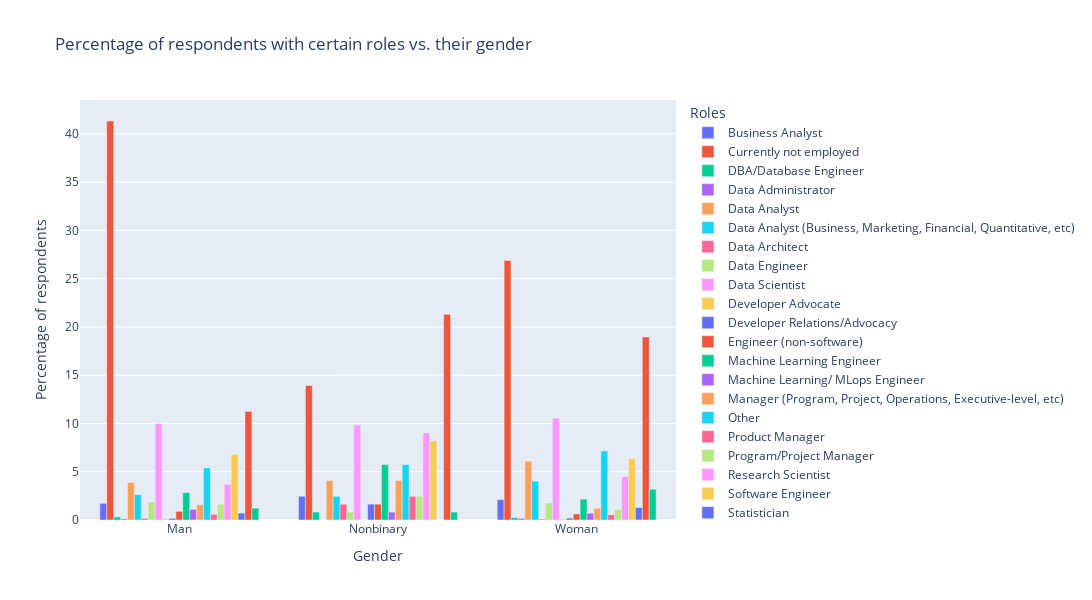

Notebook cell for this chart:
### Markdown cell above
#### Analysis

### Code cell
fig = px.bar(jobs_gend_df, x=jobs_gend_df.index, y=jobs_gend_df.columns, barmode='group', 
             width=1100, height=600, labels={
                     "Gender": "Gender",
                     "value": "Percentage of respondents",
                     "Role": "Roles"
                 },
                title="Percentage of respondents with certain roles vs. their gender")
fig.show()

### Figure 1 — Plotly figure (JSON) as saved in the notebook; plotly's stock layout.template omitted (floating-point values rounded to 4 significant figures)
{"data": [{"alignmentgroup": "True", "hovertemplate": "Roles=Business Analyst<br>Gender=%{x}<br>Percentage of respondents=%{y}<extra></extra>", "legendgroup": "Business Analyst", "marker": {"color": "#636efa", "pattern": {"shape": ""}}, "name": "Business Analyst", "offsetgroup": "Business Analyst", "orientation": "v", "showlegend": true, "textposition": "auto", "type": "bar", "x": ["Man", "Nonbinary", "Woman"], "xaxis": "x", "y": [1.72, 2.459, 2.108], "yaxis": "y"}, {"alignmentgroup": "True", "hovertemplate": "Roles=Currently not employed<br>Gender=%{x}<br>Percentage of respondents=%{y}<extra></extra>", "legendgroup": "Currently not employed", "marker": {"color": "#EF553B", "pattern": {"shape": ""}}, "name": "Currently not employed", "offsetgroup": "Currently not employed", "orientation": "v", "showlegend": true, "textposition": "auto", "type": "bar", "x": ["Man", "Nonbinary", "Woman"], "xaxis": "x", "y": [41.33, 13.93, 26.89], "yaxis": "y"}, {"alignmentgroup": "True", "hovertemplate": "Roles=DBA/Database Engineer<br>Gender=%{x}<br>Percentage of respondents=%{y}<extra></extra>", "legendgroup": "DBA/Database Engineer", "marker": {"color": "#00cc96", "pattern": {"shape": ""}}, "name": "DBA/Database Engineer", "offsetgroup": "DBA/Database Engineer", "orientation": "v", "showlegend": true, "textposition": "auto", "type": "bar", "x": ["Man", "Nonbinary", "Woman"], "xaxis": "x", "y": [0.3114, 0.8197, 0.241], "yaxis": "y"}, {"alignmentgroup": "True", "hovertemplate": "Roles=Data Administrator<br>Gender=%{x}<br>Percentage of respondents=%{y}<extra></extra>", "legendgroup": "Data Administrator", "marker": {"color": "#ab63fa", "pattern": {"shape": ""}}, "name": "Data Administrator", "offsetgroup": "Data Administrator", "orientation": "v", "showlegend": true, "textposition": "auto", "type": "bar", "x": ["Man", "Nonbinary", "Woman"], "xaxis": "x", "y": [0.1237, 0, 0.1687], "yaxis": "y"}, {"alignmentgroup": "True", "hovertemplate": "Roles=Data Analyst<br>Gender=%{x}<br>Percentage of respondents=%{y}<extra></extra>", "legendgroup": "Data Analyst", "marker": {"color": "#FFA15A", "pattern": {"shape": ""}}, "name": "Data Analyst", "offsetgroup": "Data Analyst", "orientation": "v", "showlegend": true, "textposition": "auto", "type": "bar", "x": ["Man", "Nonbinary", "Woman"], "xaxis": "x", "y": [3.885, 4.098, 6.084], "yaxis": "y"}, {"alignmentgroup": "True", "hovertemplate": "Roles=Data Analyst (Business, Marketing, Financial, Quantitative, etc)<br>Gender=%{x}<br>Percentage of respondents=%{y}<extra></extra>", "legendgroup": "Data Analyst (Business, Marketing, Financial, Quantitative, etc)", "marker": {"color": "#19d3f3", "pattern": {"shape": ""}}, "name": "Data Analyst (Business, Marketing, Financial, Quantitative, etc)", "offsetgroup": "Data Analyst (Business, Marketing, Financial, Quantitative, etc)", "orientation": "v", "showlegend": true, "textposition": "auto", "type": "bar", "x": ["Man", "Nonbinary", "Woman"], "xaxis": "x", "y": [2.624, 2.459, 4.024], "yaxis": "y"}, {"alignmentgroup": "True", "hovertemplate": "Roles=Data Architect<br>Gender=%{x}<br>Percentage of respondents=%{y}<extra></extra>", "legendgroup": "Data Architect", "marker": {"color": "#FF6692", "pattern": {"shape": ""}}, "name": "Data Architect", "offsetgroup": "Data Architect", "orientation": "v", "showlegend": true, "textposition": "auto", "type": "bar", "x": ["Man", "Nonbinary", "Woman"], "xaxis": "x", "y": [0.1811, 1.639, 0.09639], "yaxis": "y"}, {"alignmentgroup": "True", "hovertemplate": "Roles=Data Engineer<br>Gender=%{x}<br>Percentage of respondents=%{y}<extra></extra>", "legendgroup": "Data Engineer", "marker": {"color": "#B6E880", "pattern": {"shape": ""}}, "name": "Data Engineer", "offsetgroup": "Data Engineer", "orientation": "v", "showlegend": true, "textposition": "auto", "type": "bar", "x": ["Man", "Nonbinary", "Woman"], "xaxis": "x", "y": [1.855, 0.8197, 1.759], "yaxis": "y"}, {"alignmentgroup": "True", "hovertemplate": "Roles=Data Scientist<br>Gender=%{x}<br>Percentage of respondents=%{y}<extra></extra>", "legendgroup": "Data Scientist", "marker": {"color": "#FF97FF", "pattern": {"shape": ""}}, "name": "Data Scientist", "offsetgroup": "Data Scientist", "orientation": "v", "showlegend": true, "textposition": "auto", "type": "bar", "x": ["Man", "Nonbinary", "Woman"], "xaxis": "x", "y": [9.966, 9.836, 10.55], "yaxis": "y"}, {"alignmentgroup": "True", "hovertemplate": "Roles=Developer Advocate<br>Gender=%{x}<br>Percentage of respondents=%{y}<extra></extra>", "legendgroup": "Developer Advocate", "marker": {"color": "#FECB52", "pattern": {"shape": ""}}, "name": "Developer Advocate", "offsetgroup": "Developer Advocate", "orientation": "v", "showlegend": true, "textposition": "auto", "type": "bar", "x": ["Man", "Nonbinary", "Woman"], "xaxis": "x", "y": [0.1104, 0, 0.1084], "yaxis": "y"}, {"alignmentgroup": "True", "hovertemplate": "Roles=Developer Relations/Advocacy<br>Gender=%{x}<br>Percentage of respondents=%{y}<extra></extra>", "legendgroup": "Developer Relations/Advocacy", "marker": {"color": "#636efa", "pattern": {"shape": ""}}, "name": "Developer Relations/Advocacy", "offsetgroup": "Developer Relations/Advocacy", "orientation": "v", "showlegend": true, "textposition": "auto", "type": "bar", "x": ["Man", "Nonbinary", "Woman"], "xaxis": "x", "y": [0.1745, 1.639, 0.1928], "yaxis": "y"}, {"alignmentgroup": "True", "hovertemplate": "Roles=Engineer (non-software)<br>Gender=%{x}<br>Percentage of respondents=%{y}<extra></extra>", "legendgroup": "Engineer (non-software)", "marker": {"color": "#EF553B", "pattern": {"shape": ""}}, "name": "Engineer (non-software)", "offsetgroup": "Engineer (non-software)", "orientation": "v", "showlegend": true, "textposition": "auto", "type": "bar", "x": ["Man", "Nonbinary", "Woman"], "xaxis": "x", "y": [0.901, 1.639, 0.6265], "yaxis": "y"}, {"alignmentgroup": "True", "hovertemplate": "Roles=Machine Learning Engineer<br>Gender=%{x}<br>Percentage of respondents=%{y}<extra></extra>", "legendgroup": "Machine Learning Engineer", "marker": {"color": "#00cc96", "pattern": {"shape": ""}}, "name": "Machine Learning Engineer", "offsetgroup": "Machine Learning Engineer", "orientation": "v", "showlegend": true, "textposition": "auto", "type": "bar", "x": ["Man", "Nonbinary", "Woman"], "xaxis": "x", "y": [2.838, 5.738, 2.157], "yaxis": "y"}, {"alignmentgroup": "True", "hovertemplate": "Roles=Machine Learning/ MLops Engineer<br>Gender=%{x}<br>Percentage of respondents=%{y}<extra></extra>", "legendgroup": "Machine Learning/ MLops Engineer", "marker": {"color": "#ab63fa", "pattern": {"shape": ""}}, "name": "Machine Learning/ MLops Engineer", "offsetgroup": "Machine Learning/ MLops Engineer", "orientation": "v", "showlegend": true, "textposition": "auto", "type": "bar", "x": ["Man", "Nonbinary", "Woman"], "xaxis": "x", "y": [1.104, 0.8197, 0.6988], "yaxis": "y"}, {"alignmentgroup": "True", "hovertemplate": "Roles=Manager (Program, Project, Operations, Executive-level, etc)<br>Gender=%{x}<br>Percentage of respondents=%{y}<extra></extra>", "legendgroup": "Manager (Program, Project, Operations, Executive-level, etc)", "marker": {"color": "#FFA15A", "pattern": {"shape": ""}}, "name": "Manager (Program, Project, Operations, Executive-level, etc)", "offsetgroup": "Manager (Program, Project, Operations, Executive-level, etc)", "orientation": "v", "showlegend": true, "textposition": "auto", "type": "bar", "x": ["Man", "Nonbinary", "Woman"], "xaxis": "x", "y": [1.579, 4.098, 1.217], "yaxis": "y"}, {"alignmentgroup": "True", "hovertemplate": "Roles=Other<br>Gender=%{x}<br>Percentage of respondents=%{y}<extra></extra>", "legendgroup": "Other", "marker": {"color": "#19d3f3", "pattern": {"shape": ""}}, "name": "Other", "offsetgroup": "Other", "orientation": "v", "showlegend": true, "textposition": "auto", "type": "bar", "x": ["Man", "Nonbinary", "Woman"], "xaxis": "x", "y": [5.397, 5.738, 7.157], "yaxis": "y"}, {"alignmentgroup": "True", "hovertemplate": "Roles=Product Manager<br>Gender=%{x}<br>Percentage of respondents=%{y}<extra></extra>", "legendgroup": "Product Manager", "marker": {"color": "#FF6692", "pattern": {"shape": ""}}, "name": "Product Manager", "offsetgroup": "Product Manager", "orientation": "v", "showlegend": true, "textposition": "auto", "type": "bar", "x": ["Man", "Nonbinary", "Woman"], "xaxis": "x", "y": [0.5874, 2.459, 0.5422], "yaxis": "y"}, {"alignmentgroup": "True", "hovertemplate": "Roles=Program/Project Manager<br>Gender=%{x}<br>Percentage of respondents=%{y}<extra></extra>", "legendgroup": "Program/Project Manager", "marker": {"color": "#B6E880", "pattern": {"shape": ""}}, "name": "Program/Project Manager", "offsetgroup": "Program/Project Manager", "orientation": "v", "showlegend": true, "textposition": "auto", "type": "bar", "x": ["Man", "Nonbinary", "Woman"], "xaxis": "x", "y": [1.639, 2.459, 1.096], "yaxis": "y"}, {"alignmentgroup": "True", "hovertemplate": "Roles=Research Scientist<br>Gender=%{x}<br>Percentage of respondents=%{y}<extra></extra>", "legendgroup": "Research Scientist", "marker": {"color": "#FF97FF", "pattern": {"shape": ""}}, "name": "Research Scientist", "offsetgroup": "Research Scientist", "orientation": "v", "showlegend": true, "textposition": "auto", "type": "bar", "x": ["Man", "Nonbinary", "Woman"], "xaxis": "x", "y": [3.688, 9.016, 4.494], "yaxis": "y"}, {"alignmentgroup": "True", "hovertemplate": "Roles=Software Engineer<br>Gender=%{x}<br>Percentage of respondents=%{y}<extra></extra>", "legendgroup": "Software Engineer", "marker": {"color": "#FECB52", "pattern": {"shape": ""}}, "name": "Software Engineer", "offsetgroup": "Software Engineer", "orientation": "v", "showlegend": true, "textposition": "auto", "type": "bar", "x": ["Man", "Nonbinary", "Woman"], "xaxis": "x", "y": [6.784, 8.197, 6.337], "yaxis": "y"}, {"alignmentgroup": "True", "hovertemplate": "Roles=Statistician<br>Gender=%{x}<br>Percentage of respondents=%{y}<extra></extra>", "legendgroup": "Statistician", "marker": {"color": "#636efa", "pattern": {"shape": ""}}, "name": "Statistician", "offsetgroup": "Statistician", "orientation": "v", "showlegend": true, "textposition": "auto", "type": "bar", "x": ["Man", "Nonbinary", "Woman"], "xaxis": "x", "y": [0.7177, 0, 1.289], "yaxis": "y"}, {"alignmentgroup": "True", "hovertemplate": "Roles=Student<br>Gender=%{x}<br>Percentage of respondents=%{y}<extra></extra>", "legendgroup": "Student", "marker": {"color": "#EF553B", "pattern": {"shape": ""}}, "name": "Student", "offsetgroup": "Student", "orientation": "v", "showlegend": true, "textposition": "auto", "type": "bar", "x": ["Man", "Nonbinary", "Woman"], "xaxis": "x", "y": [11.25, 21.31, 18.96], "yaxis": "y"}, {"alignmentgroup": "True", "hovertemplate": "Roles=Teacher / professor<br>Gender=%{x}<br>Percentage of respondents=%{y}<extra></extra>", "legendgroup": "Teacher / professor", "marker": {"color": "#00cc96", "pattern": {"shape": ""}}, "name": "Teacher / professor", "offsetgroup": "Teacher / professor", "orientation": "v", "showlegend": true, "textposition": "auto", "type": "bar", "x": ["Man", "Nonbinary", "Woman"], "xaxis": "x", "y": [1.232, 0.8197, 3.193], "yaxis": "y"}], "layout": {"barmode": "group", "height": 600, "legend": {"title": {"text": "Roles"}, "tracegroupgap": 0}, "title": {"text": "Percentage of respondents with certain roles vs. their gender"}, "width": 1100, "xaxis": {"anchor": "y", "domain": [0, 1], "title": {"text": "Gender"}}, "yaxis": {"anchor": "x", "domain": [0, 1], "title": {"text": "Percentage of respondents"}}}}
